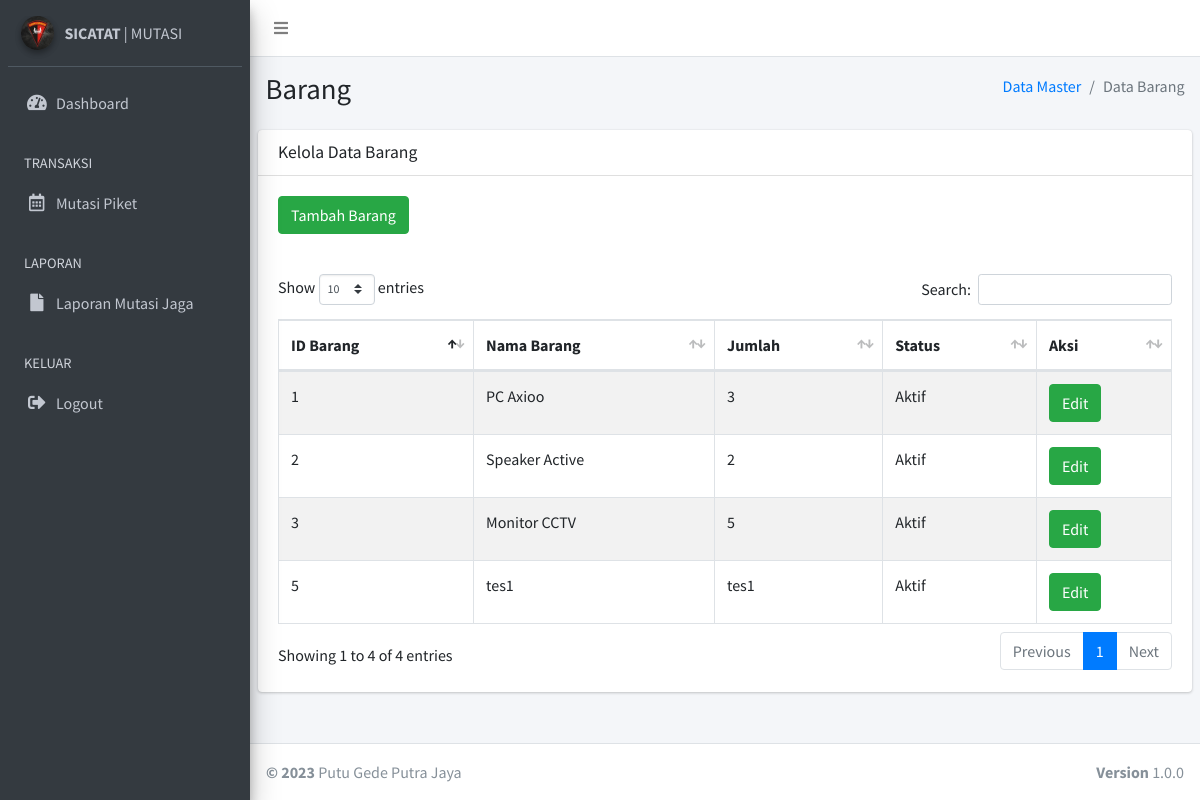
/barang.php (signed in), run on the app's committed database.
### tables this page shows
CREATE TABLE `tb_barang` (
  `id_barang` int(11) NOT NULL,
  `nama_barang` varchar(1024) DEFAULT NULL,
  `jml_barang` varchar(1024) DEFAULT NULL,
  `status_brg` smallint(6) DEFAULT NULL
);

### barang.php (the view, shortened to what this page needs)
<?php
    include "koneksi.php";
      $level = $_SESSION['level'];
?>
<!DOCTYPE html>
<html>
<head>
  <link rel="stylesheet" href="plugins/fontawesome-free/css/all.min.css">
  <link rel="stylesheet" href="https://code.ionicframework.com/ionicons/2.0.1/css/ionicons.min.css">
  <link rel="stylesheet" href="plugins/datatables-bs4/css/dataTables.bootstrap4.css">
  <link rel="stylesheet" href="dist/css/adminlte.min.css">
</head>
<body class="hold-transition sidebar-mini">
<div class="wrapper">
  <nav class="main-header navbar navbar-expand navbar-white navbar-light">
    <ul class="navbar-nav">
      <li class="nav-item">
        <a class="nav-link" data-widget="pushmenu" href="#"><i class="fas fa-bars"></i></a>
      </li>
    </ul>
  </nav>
  <aside class="main-sidebar sidebar-dark-primary elevation-4">
    <div class="sidebar">
      <div class="user-panel mt-3 pb-3 mb-3 d-flex">
        <div class="image">
          <img src="dist/img/korps.jpeg" class="img-circle elevation-2" alt="User Image">
        </div>
        <div class="info">
        <a href="#" class="d-block"><strong>SICATAT</strong> | MUTASI</a>
        </div>
      </div>
       <nav class="mt-2">
        <ul class="nav nav-pills nav-sidebar flex-column" data-widget="treeview" role="menu" data-accordion="false">
          <li class="nav-item">
            <a href="dashboard.php" class="nav-link">
              <i class="nav-icon fas fa-tachometer-alt"></i>
              <p>
                Dashboard
              </p>
            </a>
          </li>
          <?php
          if ($level == "admin") {
            ?>
           <li class="nav-item has-treeview">
            <a href="#" class="nav-link">
              <i class="nav-icon fas fa-table"></i>
              <p>
                Data Master
                <i class="fas fa-angle-left right"></i>
              </p>
            </a>
            <ul class="nav nav-treeview">
              <li class="nav-item">
                <a href="user.php" class="nav-link">
                  <i class="far fa-circle nav-icon"></i>
                  <p>Data User</p>
                </a>
              </li>
              <li class="nav-item">
                <a href="personil.php" class="nav-link">
                  <i class="far fa-circle nav-icon"></i>
                  <p>Data Personil</p>
                </a>
              </li>
              <li class="nav-item">
                <a href="barang.php" class="nav-link">
                  <i class="far fa-circle nav-icon"></i>
                  <p>Data Barang</p>
                </a>
              </li>
              <li class="nav-item">
                <a href="pj.php" class="nav-link">
                  <i class="far fa-circle nav-icon"></i>
                  <p>Penanggung Jawab</p>
                </a>
              </li>
            </ul>
          </li>
          <li class="nav-header">TRANSAKSI</li>
          <li class="nav-item">
            <a href="trx_mutasijaga.php" class="nav-link">
              <i class="nav-icon far fa-calendar-alt"></i>
              <p>
                Mutasi Piket
              </p>
            </a>
          </li>
          <?php
            } else {
              ?>
               <li class="nav-header">TRANSAKSI</li>
          <li class="nav-item">
            <a href="trx_mutasijaga.php" class="nav-link">
              <i class="nav-icon far fa-calendar-alt"></i>
              <p>
                Mutasi Piket
              </p>
            </a>
          </li>
              <?php
            }
            ?>
          <li class="nav-header">LAPORAN</li>
          <li class="nav-item">
            <a href="laporan.php" class="nav-link">
              <i class="nav-icon fas fa-file"></i>
              <p>Laporan Mutasi Jaga</p>
            </a>
          </li>
          <li class="nav-header">KELUAR</li>
          <li class="nav-item">
            <a href="./action/logout.php" class="nav-link">
              <i class="nav-icon fas fa-sign-out-alt"></i>
              <p>Logout</p>
            </a>
          </li>
        </ul>
      </nav>
    </div>
  </aside>
  <div class="content-wrapper">
    <section class="content-header">
      <div class="container-fluid">
        <div class="row mb-2">
          <div class="col-sm-6">
            <h1>Barang</h1>
          </div>
          <div class="col-sm-6">
            <ol class="breadcrumb float-sm-right">
              <li class="breadcrumb-item"><a href="#">Data Master</a></li>
              <li class="breadcrumb-item active">Data Barang</li>
            </ol>
          </div>
        </div>
      </div>
    </section>
    <section class="content">
      <div class="row">
        <div class="col-12">
          <div class="card">
            <div class="card-header">
              <h3 class="card-title">Kelola Data Barang</h3>
            </div>
            <div class="card-body">
              <div class="button-table">
                <a href="#" type="button" class="btn btn-success btn-md" data-toggle="modal" data-target="#myModal">Tambah Barang</a>
              </div>
            </div>
            <div class="card-body">
              <table id="example1" class="table table-bordered table-striped">
                <thead>
                <tr>
                  <th>ID Barang</th>
                  <th>Nama Barang</th>
                  <th>Jumlah</th>
                  <th>Status</th>
                  <th>Aksi</th>
                </tr>
                </thead>
                <tbody>
          <?php
          $query = mysqli_query($conn,"SELECT * FROM tb_barang");
          while ($data = mysqli_fetch_assoc($query))
          {
          ?>
            <tr>
              <td><?php echo $data['id_barang']; ?></td>
              <td><?php echo $data['nama_barang']; ?></td>
              <td><?php echo $data['jml_barang']; ?></td>
                <?php
                  if ($data['status_brg']==1){
                    echo "<td>Aktif</td>";
                  }else{
                    echo "<td>Tidak Aktif</td>";
                  }
                ?>
              <td>
                <a href="#" type="button" class="btn btn-success btn-md" data-toggle="modal" data-target="#myModal<?php echo $data['id_barang']; ?>">Edit</a>
              </td>
            </tr>
          <?php
          }
          ?>
        </tbody>
              </table>
            </div>
          </div>
        </div>
      </div>
    </section>
  </div>
  <footer class="main-footer">
    <div class="float-right d-none d-sm-block">
      <b>Version</b> 1.0.0
    </div>
    <strong>&copy; 2023</strong> Putu Gede Putra Jaya
  </footer>
</div>
</body>
</html>

### data on the page
tb_barang: id_barang "1", nama_barang "PC Axioo", jml_barang "3", status_brg "Aktif"
tb_barang: id_barang "2", nama_barang "Speaker Active", jml_barang "2", status_brg "Aktif"
tb_barang: id_barang "3", nama_barang "Monitor CCTV", jml_barang "5", status_brg "Aktif"
tb_barang: id_barang "5", nama_barang "tes1", jml_barang "tes1", status_brg "Aktif"
